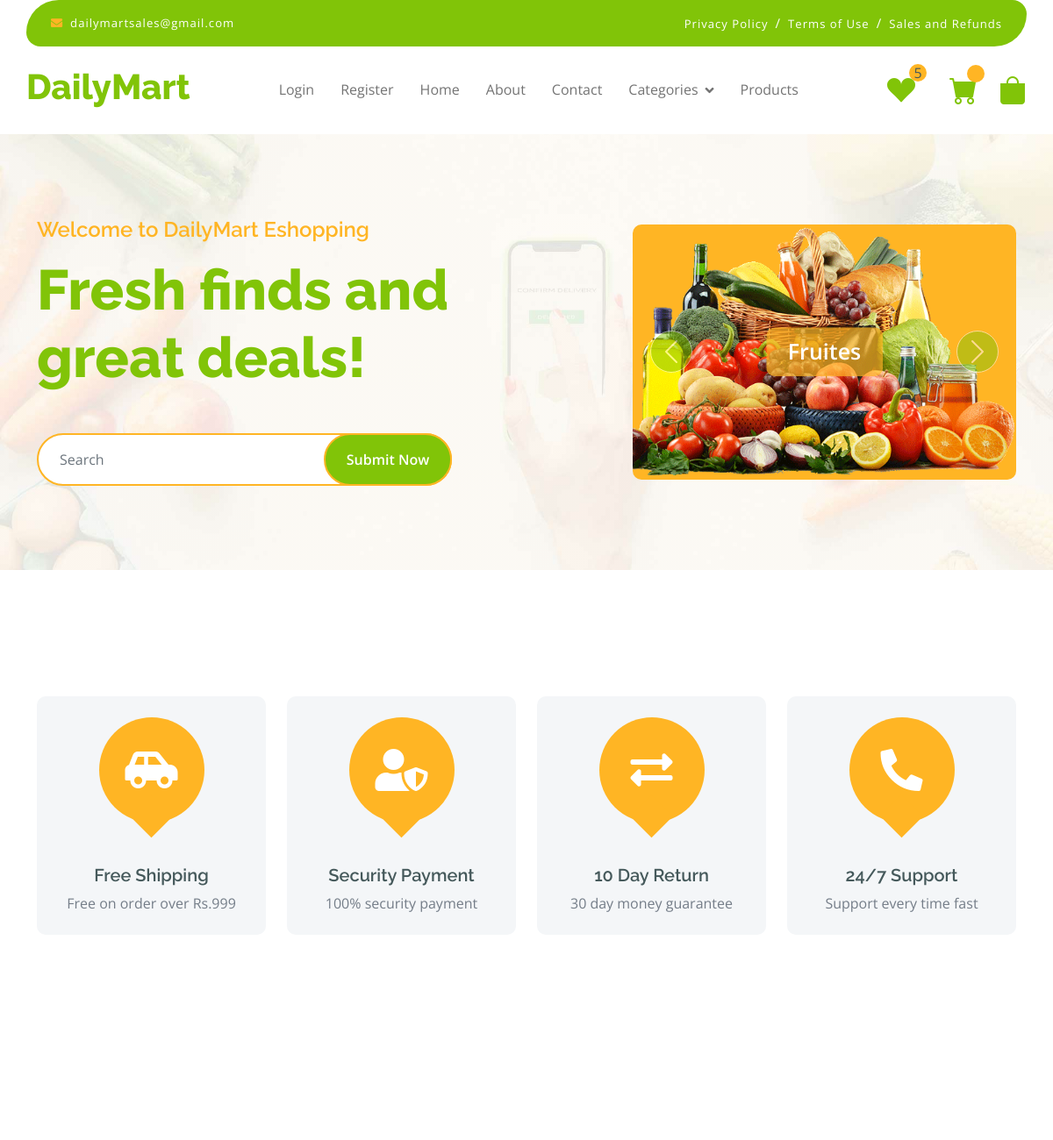
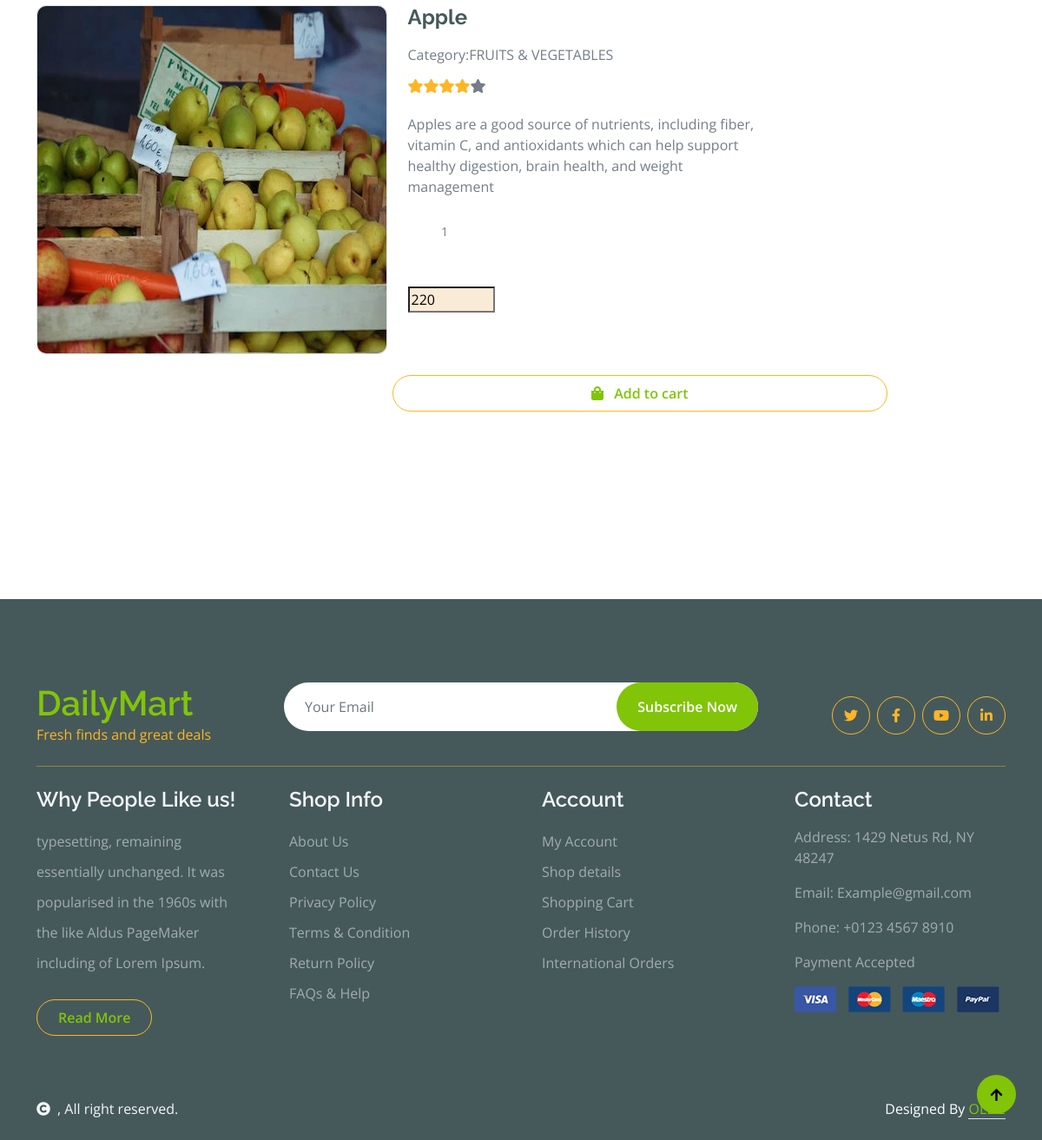
Screenshot of /product/2/ with the database file from the repository (2 pictures, top to bottom).
### AdminApp/models.py (models this page shows)
class Products(models.Model):
    Product_name=models.CharField(max_length=50)
    Product_category=models.CharField(max_length=50, default='null')
    Product_description=models.CharField(max_length=50)
    Product_price=models.IntegerField(null=True,blank=True)
    Image=models.ImageField(upload_to='image',default='null.jpg')
    status=models.IntegerField(default=0)

### Userapp/views.py (the view)
# urls.py: path('product/<int:id>/',views.product,name='product'),
def product(request,id):
     data=Products.objects.filter(id=id)
     Wishlist = Products.objects.filter(status=1).count()
     return render(request,'singleview.html',{'data':data,'Wishlist':Wishlist})

### Userapp/templates/singleview.html (shortened to what this page needs)
{% extends 'user.html' %}
{% block contents %}
 <div class="container-fluid py-5 mt-5">
    <div class="container py-5">
        <div class="row g-4 mb-5">
            <div class="col-lg-8 col-xl-9">
                <div class="row g-4">
                    {% for i in data %}
                    <div class="col-lg-6">
                        <div class="border rounded">
                            <a href="#">
                                <img src="{{i.Image.url}}" class="img-fluid rounded" alt="Image" style="height: 400px;width: 470px;">
                            </a>
                        </div>
                    </div>
                    <div class="col-lg-6">
                        <h4 class="fw-bold mb-3">{{i.Product_name}}</h4>
                        <p class="mb-3">Category:{{i.Product_category}}</p>
                        <div class="d-flex mb-4">
                            <i class="fa fa-star text-secondary"></i>
                            <i class="fa fa-star text-secondary"></i>
                            <i class="fa fa-star text-secondary"></i>
                            <i class="fa fa-star text-secondary"></i>
                            <i class="fa fa-star"></i>
                        </div>
                        <p class="mb-4">{{i.Product_description}}</p>
                        <form action="{% url 'add_to_cart' id=i.id %}" method="POST">
                            <div class="input-group quantity mb-5" style="width: 100px;">
                                <input type="number" name="product_quantity" class="form-control form-control-sm text-center border-0"  id="quantity"  value="1" min="1" max="100">
                            </div>
                        <input type="text" class="total" id="total" name="product_total" value="{{i.Product_price}}" style="width: 100px; background-color: antiquewhite;">
                    </div>
                    </div>
                </div>
                        <button type="submit" style="width: 50%;margin-left: 37%;" class="btn border border-secondary rounded-pill px-4 py-2 mb-4 text-primary"><i class="fa fa-shopping-bag me-2 text-primary"></i> Add to cart</button>
                     {% endfor %}
                </div>
            </div>
        </div>
{% endblock %}

### Userapp/static/css/style.css (style rules this page uses)
.btn { font-weight: 600; transition: .5s; }
.btn.border-secondary { transition: 0.5s; }

### rows the page displays
Products: Image (picture), Product_name "Apple", Product_category "FRUITS & VEGETABLES", Product_description "Apples are a good source of nutrients, including fiber, vitamin C, and antioxidants which can help support healthy digestion, brain health, and weight management", product_total "220"

### other values shown
{{ Wishlist }} "5"
